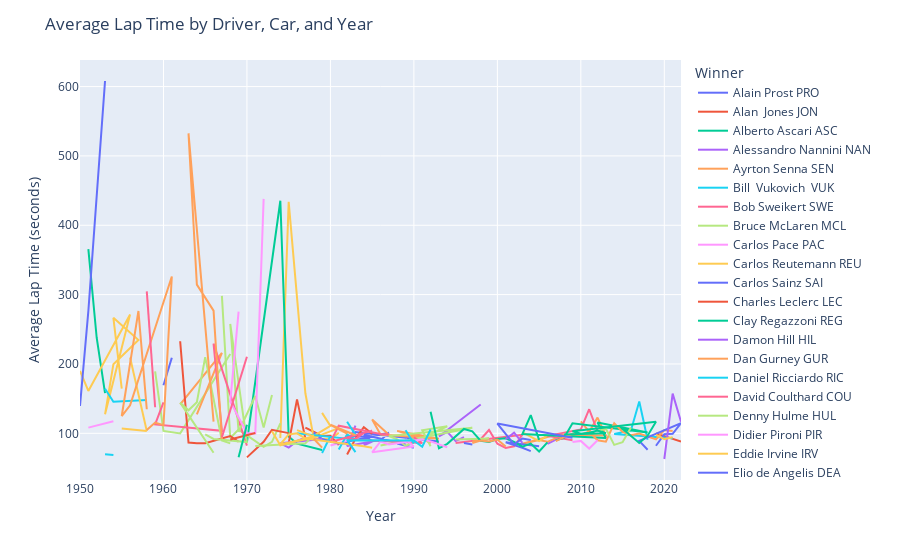

Notebook source saved alongside this figure:
### Code cell
race_details['Time'] = pd.to_timedelta(race_details['Time'], errors='coerce')
df_race = race_details.dropna(subset=['Time'])
df_race['LapTime'] = df_race['Time'].dt.total_seconds() / df_race['Laps']
df_avg_lap_time = df_race.groupby(['Winner', 'Car', 'year'], as_index=False)['LapTime'].mean()
fig = px.line(df_avg_lap_time, x='year', y='LapTime', color='Winner', hover_data=['Car'])
fig.update_layout(
    title='Average Lap Time by Driver, Car, and Year',
    xaxis_title='Year',
    yaxis_title='Average Lap Time (seconds)',
    hoverlabel=dict(font_size=12, font_family='Arial')
)

fig.show()
